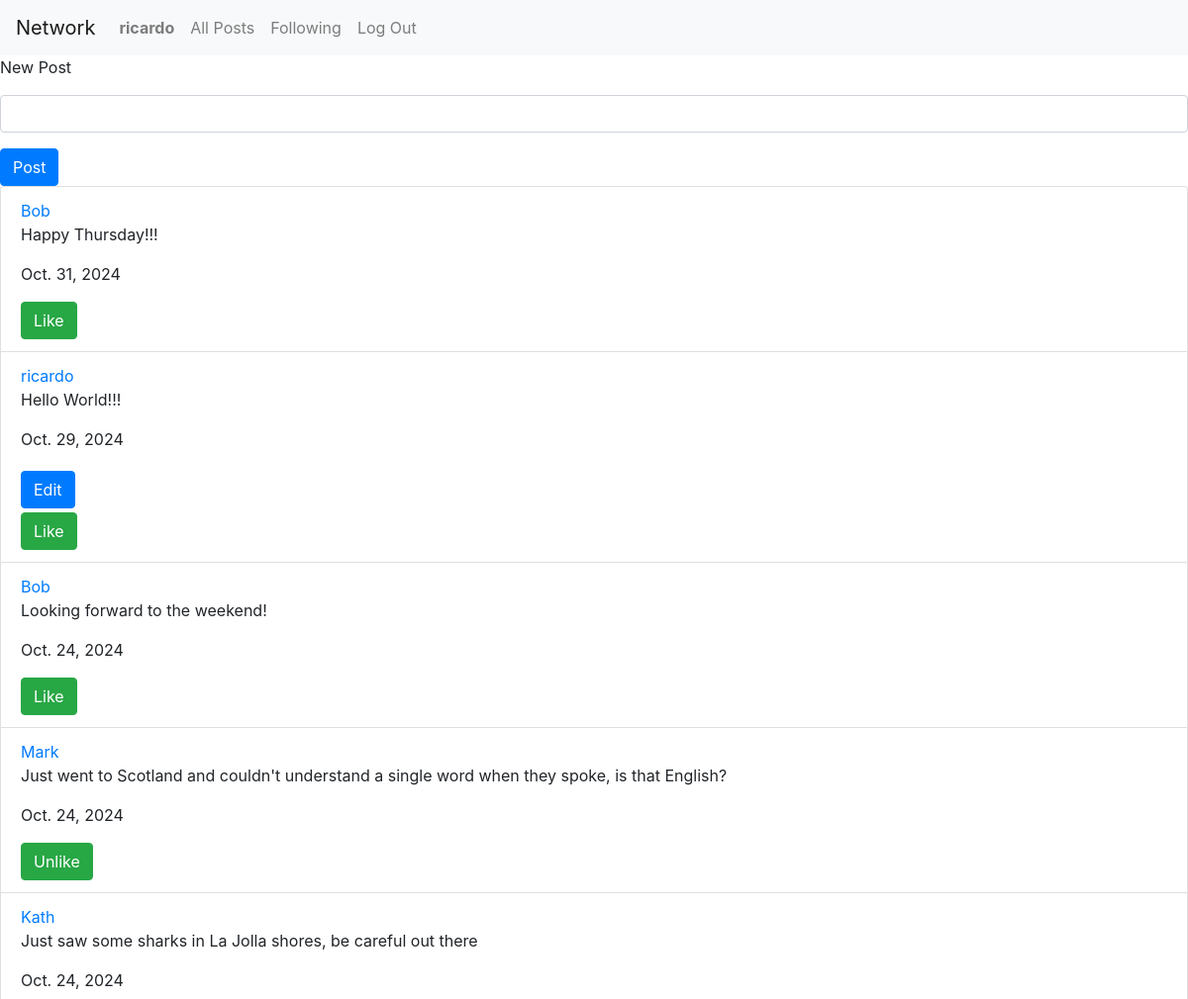
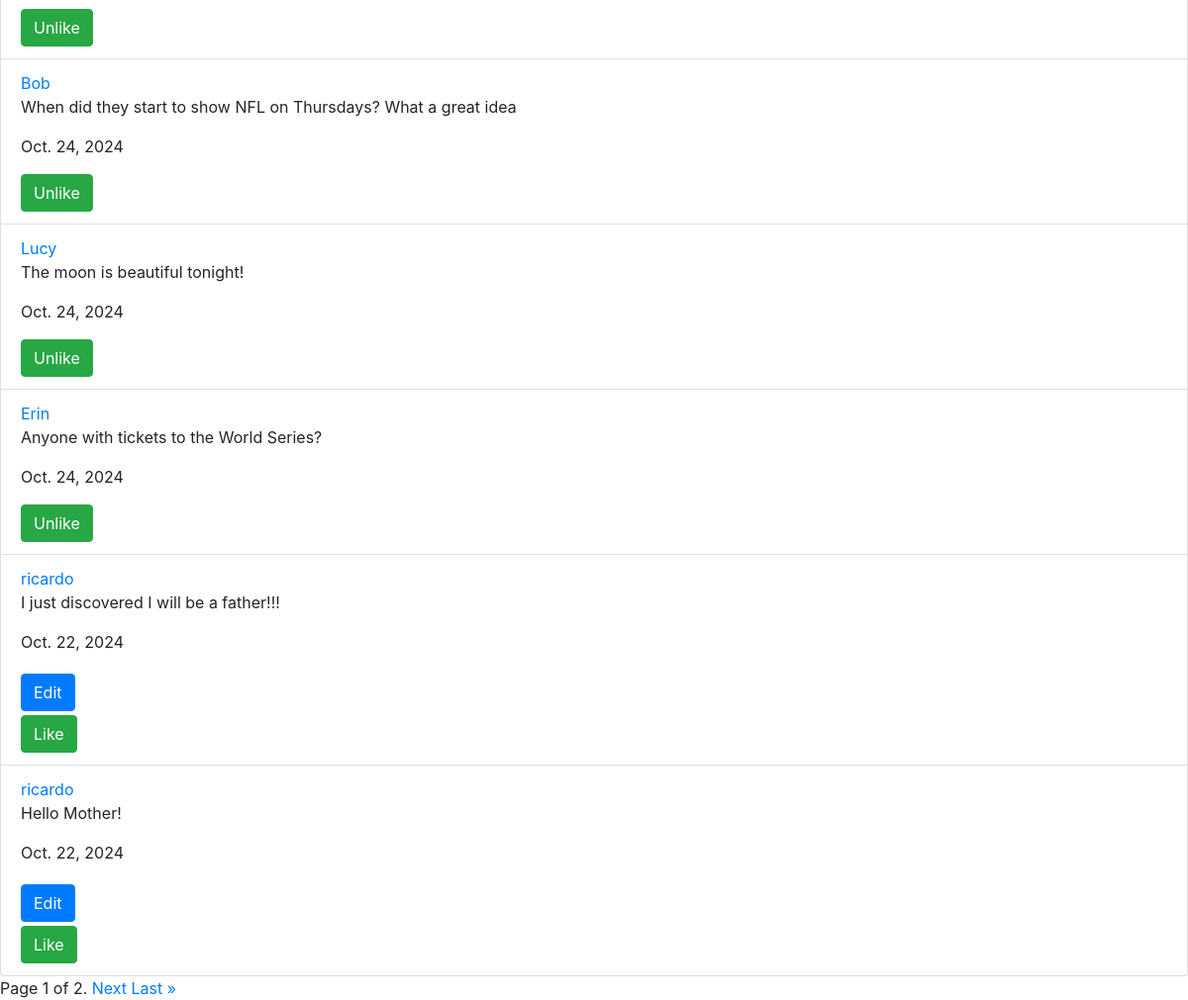
/ (signed in), run on the app's committed database (2 pictures, top to bottom).
### network/models.py (models this page shows, shortened)
class User(AbstractUser):
    pass

class Posts(models.Model):
    author = models.ForeignKey(User, on_delete=models.CASCADE, related_name="user_posts")
    comment_content =  models.CharField(max_length=400)
    date = models.DateField(auto_now_add=True)

### network/views.py (the view)
# urls.py: path("", views.index, name="index"),
def index(request):
    all_posts = Posts.objects.all().order_by("id").reverse()
    objects = all_posts
    paginator = Paginator(objects, 10)
    page_number = request.GET.get('page')
    try:
        page_posts = paginator.page(page_number)
    except PageNotAnInteger:
        page_posts = paginator.page(1)
    except EmptyPage:
        page_posts = paginator.page(paginator.num_pages)
    likes = []
    try:
        list_of_likes = Likes.objects.filter(user=request.user)
        for positive_relation in list_of_likes:
            likes.append(positive_relation.post.id)
    except:
        likes = []
    return render(request, "network/index.html" ,{
        'page_posts': page_posts, 'likes':likes
    })

### network/templates/network/index.html (shortened to what this page needs)
{% extends "network/layout.html" %}
{% block body %}
    {% if user.is_authenticated %}
        <form action="{% url 'new_post' %}" method="post">
            <p>New Post</p>
            <div class="form-group">
                <input class="form-control" name="new_post">
            </div>
            <input class="btn btn-primary" type="submit" value="Post">
        </form>
    {% endif %}
    <ul class="list-group">
        {% for post in page_posts %}
            <li class="list-group-item" data-post-id="{{ post.id }}">
                <a href="{% url 'profile' user=post.author %}">{{post.author}}</a>
                <p id="content_{{post.id}}">{{post.comment_content}}</p>
                <p>{{post.date}}</p>
                {% if post.author == user %}
                    <button onclick="Edit({{post.id}})" id="edit_button_{{post.id}}" class="btn btn-primary my-1">Edit</button>
                {% endif %}
                {% if user.is_authenticated %}
                    <div id="post_like_{{post.id}}">
                        {% if post.id in likes %}
                        <button onclick="Remove_like({{post.id}})" id="remove_like_button_{{post.id}}" class="btn btn-success">Unlike</button>
                        {% else %}
                        <button onclick="Add_like({{post.id}})" id="add_like_button_{{post.id}}" class="btn btn-success">Like</button>
                        {% endif %}
                    </div>
                {% endif %}
            </li>
        {% endfor %}
    </ul>
    <div class="pagination">
        <span class="step-links">
            <span class="current">
                Page {{ page_posts.number }} of {{ page_posts.paginator.num_pages }}.
            </span>
            {% if page_posts.has_next %}
                <a href="?page={{ page_posts.next_page_number }}">Next</a>
                <a href="?page={{ page_posts.paginator.num_pages }}">Last &raquo;</a>
            {% endif %}
        </span>
    </div>
{% endblock %}

### network/templates/network/layout.html (shortened to what this page needs)
{% load static %}
<!DOCTYPE html>
<html lang="en">
    <head>
        <link rel="stylesheet" href="https://stackpath.bootstrapcdn.com/bootstrap/4.4.1/css/bootstrap.min.css">
        <link href="{% static 'network/styles.css' %}" rel="stylesheet">
    </head>
    <body>
        <nav class="navbar navbar-expand-lg navbar-light bg-light">
            <a class="navbar-brand" href="#">Network</a>
            <div>
              <ul class="navbar-nav mr-auto">
                {% if user.is_authenticated %}
                    <li class="nav-item">
                        <a class="nav-link" href="{% url 'profile' user=user.username %}"><strong>{{ user.username }}</strong></a>
                    </li>
                {% endif %}
                <li class="nav-item">
                  <a class="nav-link" href="{% url 'index' %}">All Posts</a>
                </li>
                {% if user.is_authenticated %}
                    <li class="nav-item">
                        <a class="nav-link" href="{% url 'following' %}">Following</a>
                    </li>
                    <li class="nav-item">
                        <a class="nav-link" href="{% url 'logout' %}">Log Out</a>
                    </li>
                {% endif %}
              </ul>
            </div>
          </nav>
        <div class="body">
            {% block body %}
            {% endblock %}
        </div>
    </body>
</html>

### data on the page
User: username "ricardo"
Posts: author "Bob", comment_content "Happy Thursday!!!", date "Oct. 31, 2024"
Posts: author "ricardo", comment_content "Hello World!!!", date "Oct. 29, 2024"
Posts: author "Bob", comment_content "Looking forward to the weekend!", date "Oct. 24, 2024"
Posts: author "Mark", comment_content "Just went to Scotland and couldn't understand a single word when they spoke, is that English?", date "Oct. 24, 2024"
Posts: author "Kath", comment_content "Just saw some sharks in La Jolla shores, be careful out there", date "Oct. 24, 2024"
Posts: author "Bob", comment_content "When did they start to show NFL on Thursdays? What a great idea", date "Oct. 24, 2024"
Posts: author "Lucy", comment_content "The moon is beautiful tonight!", date "Oct. 24, 2024"
Posts: author "Erin", comment_content "Anyone with tickets to the World Series?", date "Oct. 24, 2024"
Posts: author "ricardo", comment_content "I just discovered I will be a father!!!", date "Oct. 22, 2024"
Posts: author "ricardo", comment_content "Hello Mother!", date "Oct. 22, 2024"

### other printed values
{{ page_posts.number }} "1"
{{ page_posts.paginator.num_pages }} "2"
